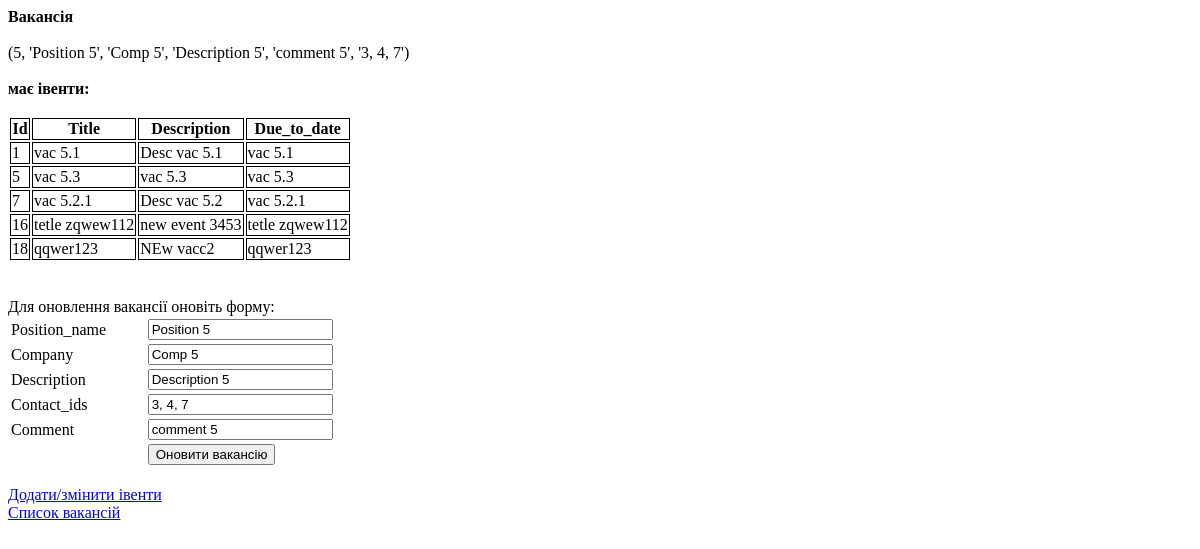
The app's page /vacancy/5/, older data.
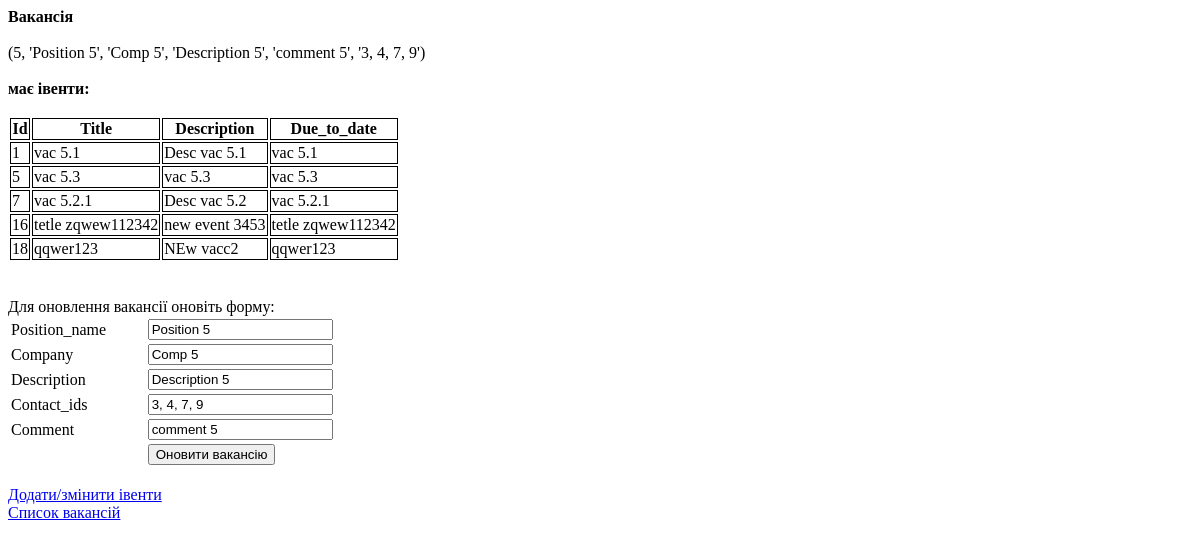
The same page, newer data.
### models.py (models this page shows, shortened)
class Event(Base):
    __tablename__ = 'event'
    id = Column(Integer, primary_key=True, unique=True, autoincrement=True)
    vacancy_id = Column(Integer, ForeignKey('vacancy.id'))
    description = Column(String(255), nullable=False)
    event_date = Column(DateTime, default=datetime.utcnow)
    title = Column(String(50), nullable=False)
    due_to_date = Column(String(50), nullable=False)
    status = Column(Integer, nullable=False)

class Vacancy(Base):
    __tablename__ = 'vacancy'
    id = Column(Integer, primary_key=True, unique=True, autoincrement=True)
    user_id = Column(Integer, ForeignKey('user.id'))
    creation_date = Column(DateTime, default=datetime.utcnow)
    company = Column(String(127), nullable=False)
    position_name = Column(String(127), nullable=False)
    description = Column(String(255), nullable=False)
    comment = Column(String(255), nullable=False)
    contact_ids = Column(String(127), nullable=False)
    status = Column(Integer, nullable=False)

### main.py (the view, shortened to what this page needs)
@app.route("/vacancy/<int:vacancy_id>/", methods=['GET', 'POST'])
def show_vacancy_content(vacancy_id):
    vacancy_desc = al_db.db_session.query(Vacancy.id, Vacancy.position_name, Vacancy.company, Vacancy.description,
                    Vacancy.comment, Vacancy.contact_ids).where(Vacancy.id == vacancy_id).first()
    events = al_db.db_session.query(Event.id, Event.title, Event.description,
                                    Event.due_to_date).where(Event.vacancy_id == vacancy_id)
    return render_template('vacancy_update.html', vacancy_id=vacancy_id, vacancy_desc=vacancy_desc, events=events)

### templates/vacancy_update.html (shortened to what this page needs)
<!DOCTYPE html>
<html lang="en">
<head>
</head>
<body>
<b>Вакансія</b> <br><br>
{{vacancy_desc}}<br><br>
<b>має івенти:</b> <br><br>
<div>
    <table>
        <thead>
            <tr>
                <th>Id</th>
                <th>Title</th>
                <th>Description</th>
                <th>Due_to_date</th>
            </tr>
        </thead>
        <tbody>
    {% for event in events %}
            <tr>
                <td style="border: 1px solid black;">{{event.id}}</td>
                <td style="border: 1px solid black;">{{event.title}}</td>
                <td style="border: 1px solid black;">{{event.description}}</td>
                <td style="border: 1px solid black;">{{event.title}}</td>
            </tr>
    {% endfor %}
        </tbody>
    </table>
</div>
<br><br>Для оновлення вакансії оновіть форму:<br>
<form action="/vacancy/{{vacancy_id}}/" method="POST">
    <table style="width: 400px;">
        <tr> <td>Position_name</td> <td><input type="text" name="position_name" value="{{vacancy_desc.position_name}}"></td> </tr>
        <tr> <td>Company</td> <td><input type="text" name="company" value="{{vacancy_desc.company}}"></td> </tr>
        <tr> <td>Description</td> <td><input type="text" name="description" value="{{vacancy_desc.description}}"></td> </tr>
        <tr> <td>Contact_ids</td> <td><input type="text" name="contact_ids" value="{{vacancy_desc.contact_ids}}"></td> </tr>
        <tr> <td>Comment</td> <td><input type="text" name="comment" value="{{vacancy_desc.comment}}"></td> </tr>
        <tr> <td></td> <td><input type="submit" value="Оновити вакансію">
    </table>
</form>
<br><a href="/vacancy/{{vacancy_id}}/events/">Додати/змінити івенти</a>
<br><a href="/vacancy/">Список вакансій</a>
</body>
</html>

### templates/vacancy_update.html (style rules this page uses)
th { border: 1px solid black; }

Row changes from the older to the newer data that the page shows:
changed Event "new event 3453": title "tetle zqwew112" → "tetle zqwew112342"
changed Vacancy "Position 5": contact_ids "3, 4, 7" → "3, 4, 7, 9"
Text that changed along with them:
{{ vacancy_desc }}: "(5, 'Position 5', 'Comp 5', 'Description 5', 'comment 5', '3, 4, 7')" → "(5, 'Position 5', 'Comp 5', 'Description 5', 'comment 5', '3, 4, 7, 9')"
